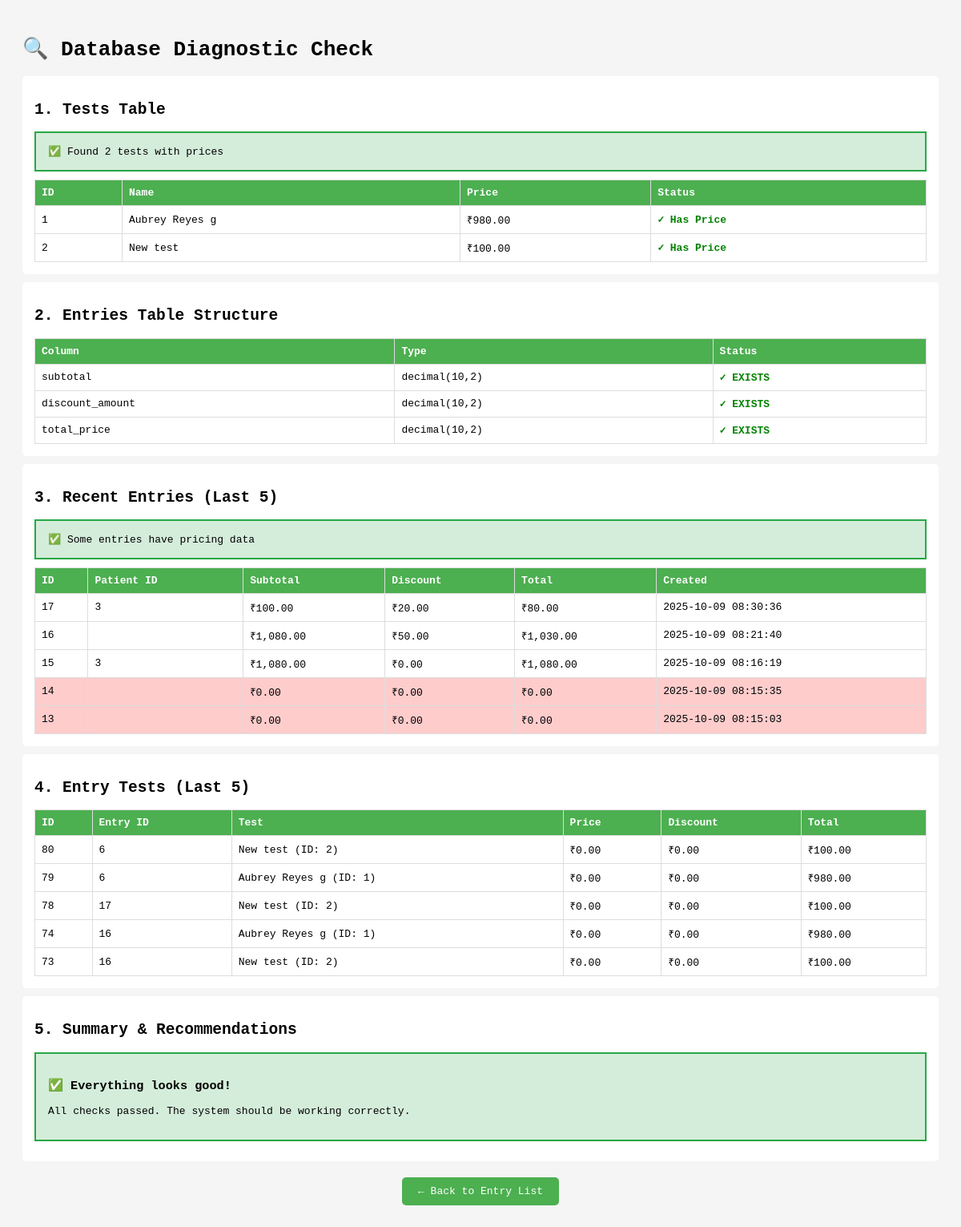
Screenshot of /umakant/check_data.php (signed in) with the database file from the repository.
### tables this page shows
CREATE TABLE `tests` (
  `id` int(11) NOT NULL,
  `name` varchar(255) NOT NULL,
  `category_id` int(11) DEFAULT NULL,
  `price` decimal(10,2) NOT NULL DEFAULT 0.00,
  `unit` varchar(50) DEFAULT NULL,
  `specimen` varchar(255) DEFAULT NULL,
  `default_result` text DEFAULT NULL,
  `reference_range` varchar(255) DEFAULT NULL,
  `min` decimal(10,2) DEFAULT NULL,
  `max` decimal(10,2) DEFAULT NULL,
  `description` text DEFAULT NULL,
  `min_male` decimal(10,2) DEFAULT NULL,
  `max_male` decimal(10,2) DEFAULT NULL,
  `min_female` decimal(10,2) DEFAULT NULL,
  `max_female` decimal(10,2) DEFAULT NULL,
  `sub_heading` tinyint(1) NOT NULL DEFAULT 0,
  `test_code` varchar(100) DEFAULT NULL,
  `method` varchar(255) DEFAULT NULL,
  `print_new_page` tinyint(1) NOT NULL DEFAULT 0,
  `shortcut` varchar(50) DEFAULT NULL,
  `added_by` int(11) DEFAULT NULL,
  `created_at` datetime DEFAULT NULL,
  `updated_at` datetime DEFAULT NULL
);

CREATE TABLE `entries` (
  `id` int(11) NOT NULL,
  `owner_id` int(11) DEFAULT NULL,
  `server_id` int(11) DEFAULT NULL,
  `patient_id` int(11) DEFAULT NULL,
  `doctor_id` int(11) DEFAULT NULL,
  `entry_date` datetime DEFAULT NULL,
  `status` varchar(50) NOT NULL DEFAULT 'pending',
  `priority` varchar(50) DEFAULT 'normal',
  `referral_source` varchar(100) DEFAULT NULL,
  `patient_contact` varchar(100) DEFAULT NULL,
  `patient_address` text DEFAULT NULL,
  `gender` varchar(10) DEFAULT NULL,
  `age` int(11) DEFAULT NULL COMMENT 'Patient age at time of entry',
  `subtotal` decimal(10,2) DEFAULT 0.00,
  `discount_amount` decimal(10,2) DEFAULT 0.00,
  `total_price` decimal(10,2) DEFAULT 0.00,
  `payment_status` varchar(50) DEFAULT 'pending',
  `notes` text DEFAULT NULL,
  `added_by` int(11) DEFAULT NULL,
  `created_at` datetime NOT NULL DEFAULT current_timestamp(),
  `updated_at` datetime DEFAULT NULL
);

CREATE TABLE `entry_tests` (
  `id` int(10) UNSIGNED NOT NULL,
  `entry_id` int(10) UNSIGNED NOT NULL,
  `test_id` int(10) UNSIGNED NOT NULL,
  `result_value` varchar(255) DEFAULT NULL,
  `unit` varchar(64) DEFAULT NULL,
  `remarks` text DEFAULT NULL,
  `status` varchar(32) NOT NULL DEFAULT 'pending',
  `price` decimal(10,2) DEFAULT 0.00,
  `discount_amount` decimal(10,2) DEFAULT 0.00,
  `total_price` decimal(10,2) DEFAULT 0.00,
  `created_at` datetime DEFAULT current_timestamp()
);

### umakant/check_data.php (the view, shortened to what this page needs)
<?php
require_once 'inc/connection.php';
?>
<!DOCTYPE html>
<html>
<head>
</head>
<body>
    <h1>🔍 Database Diagnostic Check</h1>
    <?php
    try {
        echo '<div class="section">';
        echo '<h2>1. Tests Table</h2>';
        $stmt = $pdo->query("SELECT id, name, price FROM tests ORDER BY id");
        $tests = $stmt->fetchAll(PDO::FETCH_ASSOC);
        if (empty($tests)) {
            echo '<div class="warning">⚠️ NO TESTS FOUND in database!</div>';
        } else {
            $testsWithPrice = array_filter($tests, function($t) { return $t['price'] > 0; });
            if (count($testsWithPrice) > 0) {
                echo '<div class="success">✅ Found ' . count($testsWithPrice) . ' tests with prices</div>';
            }
            echo '<table>';
            echo '<tr><th>ID</th><th>Name</th><th>Price</th><th>Status</th></tr>';
            foreach ($tests as $test) {
                $status = $test['price'] > 0 ? '<span class="good">✓ Has Price</span>' : '<span class="bad">✗ NO PRICE</span>';
                echo "<tr>";
                echo "<td>{$test['id']}</td>";
                echo "<td>{$test['name']}</td>";
                echo "<td>₹" . number_format($test['price'], 2) . "</td>";
                echo "<td>$status</td>";
                echo "</tr>";
            }
            echo '</table>';
        }
        echo '</div>';
        echo '<div class="section">';
        echo '<h2>2. Entries Table Structure</h2>';
        $stmt = $pdo->query("SHOW COLUMNS FROM entries");
        $columns = $stmt->fetchAll(PDO::FETCH_ASSOC);
        $requiredColumns = ['subtotal', 'discount_amount', 'total_price'];
        $foundColumns = array_column($columns, 'Field');
        echo '<table>';
        echo '<tr><th>Column</th><th>Type</th><th>Status</th></tr>';
        foreach ($requiredColumns as $col) {
            $exists = in_array($col, $foundColumns);
            $status = $exists ? '<span class="good">✓ EXISTS</span>' : '<span class="bad">✗ MISSING</span>';
            $type = '';
            if ($exists) {
                $colInfo = array_filter($columns, function($c) use ($col) { return $c['Field'] === $col; });
                $colInfo = reset($colInfo);
                $type = $colInfo['Type'];
            }
            echo "<tr><td>$col</td><td>$type</td><td>$status</td></tr>";
        }
        echo '</table>';
        echo '</div>';
        echo '<div class="section">';
        echo '<h2>3. Recent Entries (Last 5)</h2>';
        $stmt = $pdo->query("SELECT id, patient_id, subtotal, discount_amount, total_price, created_at FROM entries ORDER BY id DESC LIMIT 5");
        $entries = $stmt->fetchAll(PDO::FETCH_ASSOC);
        if (empty($entries)) {
            echo '<div class="warning">No entries found</div>';
        } else {
            $allZero = true;
            foreach ($entries as $entry) {
                if ($entry['subtotal'] > 0 || $entry['total_price'] > 0) {
                    $allZero = false;
                    break;
                }
            }
            if ($allZero) {
                echo '<div class="warning">⚠️ ALL ENTRIES HAVE ZERO PRICING!</div>';
            } else {
                echo '<div class="success">✅ Some entries have pricing data</div>';
            }
            echo '<table>';
            echo '<tr><th>ID</th><th>Patient ID</th><th>Subtotal</th><th>Discount</th><th>Total</th><th>Created</th></tr>';
            foreach ($entries as $entry) {
                $rowStyle = ($entry['subtotal'] == 0 && $entry['total_price'] == 0) ? 'style="background: #ffcccc;"' : '';
                echo "<tr $rowStyle>";
                echo "<td>{$entry['id']}</td>";
                echo "<td>{$entry['patient_id']}</td>";
                echo "<td>₹" . number_format($entry['subtotal'], 2) . "</td>";
                echo "<td>₹" . number_format($entry['discount_amount'], 2) . "</td>";
                echo "<td>₹" . number_format($entry['total_price'], 2) . "</td>";
                echo "<td>{$entry['created_at']}</td>";
                echo "</tr>";
            }
            echo '</table>';
        }
        echo '</div>';
        echo '<div class="section">';
        echo '<h2>4. Entry Tests (Last 5)</h2>';
        $stmt = $pdo->query("SELECT et.id, et.entry_id, et.test_id, t.name as test_name, et.price, et.discount_amount, et.total_price FROM entry_tests et LEFT JOIN tests t ON et.test_id = t.id ORDER BY et.id DESC LIMIT 5");
        $entryTests = $stmt->fetchAll(PDO::FETCH_ASSOC);
        if (empty($entryTests)) {
            echo '<div class="warning">No entry tests found</div>';
        } else {
            echo '<table>';
            echo '<tr><th>ID</th><th>Entry ID</th><th>Test</th><th>Price</th><th>Discount</th><th>Total</th></tr>';
            foreach ($entryTests as $et) {
                echo "<tr>";
                echo "<td>{$et['id']}</td>";
                echo "<td>{$et['entry_id']}</td>";
                echo "<td>{$et['test_name']} (ID: {$et['test_id']})</td>";
                echo "<td>₹" . number_format($et['price'], 2) . "</td>";
                echo "<td>₹" . number_format($et['discount_amount'], 2) . "</td>";
                echo "<td>₹" . number_format($et['total_price'], 2) . "</td>";
                echo "</tr>";
            }
            echo '</table>';
        }
        echo '</div>';
        echo '<div class="section">';
        echo '<h2>5. Summary & Recommendations</h2>';
        $issues = [];
        if (empty($issues)) {
            echo '<div class="success">';
            echo '<h3>✅ Everything looks good!</h3>';
            echo '<p>All checks passed. The system should be working correctly.</p>';
            echo '</div>';
        }
        echo '</div>';
    } catch (Exception $e) {
        echo '<div class="warning">';
        echo '<h3>❌ Error:</h3>';
        echo '<p>' . htmlspecialchars($e->getMessage()) . '</p>';
        echo '</div>';
    }
    ?>
    <p style="text-align: center; margin-top: 30px;">
        <a href="entry-list.php" style="background: #4CAF50; color: white; padding: 10px 20px; text-decoration: none; border-radius: 5px;">← Back to Entry List</a>
    </p>
</body>
</html>

### umakant/check_data.php (style rules this page uses)
body { font-family: monospace; padding: 20px; background: #f5f5f5; }
.section { background: white; padding: 15px; margin: 10px 0; border-radius: 5px; }
.good { color: green; font-weight: bold; }
table { border-collapse: collapse; width: 100%; }
th, td { border: 1px solid #ddd; padding: 8px; text-align: left; }
th { background: #4CAF50; color: white; }
.success { background: #d4edda; border: 2px solid #28a745; padding: 15px; margin: 10px 0; }

### rows the page displays
tests: id "1", name "Aubrey Reyes g", price "980.00", shows "✓ Has Price"
tests: id "2", name "New test", price "100.00", shows "✓ Has Price"
entries: id "17", patient "3", subtotal "100.00", discount_amount "20.00", total_price "80.00", created_at "2025-10-09 08:30:36"
entries: id "16", subtotal "1,080.00", discount_amount "50.00", total_price "1,030.00", created_at "2025-10-09 08:21:40"
entries: id "15", patient "3", subtotal "1,080.00", discount_amount "0.00", total_price "1,080.00", created_at "2025-10-09 08:16:19"
entries: id "14", subtotal "0.00", discount_amount "0.00", total_price "0.00", created_at "2025-10-09 08:15:35"
entries: id "13", subtotal "0.00", discount_amount "0.00", total_price "0.00", created_at "2025-10-09 08:15:03"
entry_tests: id "80", entry "6", test.name "New test", test "2", price "0.00", discount_amount "0.00", total_price "100.00"
entry_tests: id "79", entry "6", test.name "Aubrey Reyes g", test "1", price "0.00", discount_amount "0.00", total_price "980.00"
entry_tests: id "78", entry "17", test.name "New test", test "2", price "0.00", discount_amount "0.00", total_price "100.00"
entry_tests: id "74", entry "16", test.name "Aubrey Reyes g", test "1", price "0.00", discount_amount "0.00", total_price "980.00"
entry_tests: id "73", entry "16", test.name "New test", test "2", price "0.00", discount_amount "0.00", total_price "100.00"

### other values shown
count($testsWithPrice) "2"
$col "subtotal"
$type "decimal(10,2)"
$col "discount_amount"
$col "total_price"
